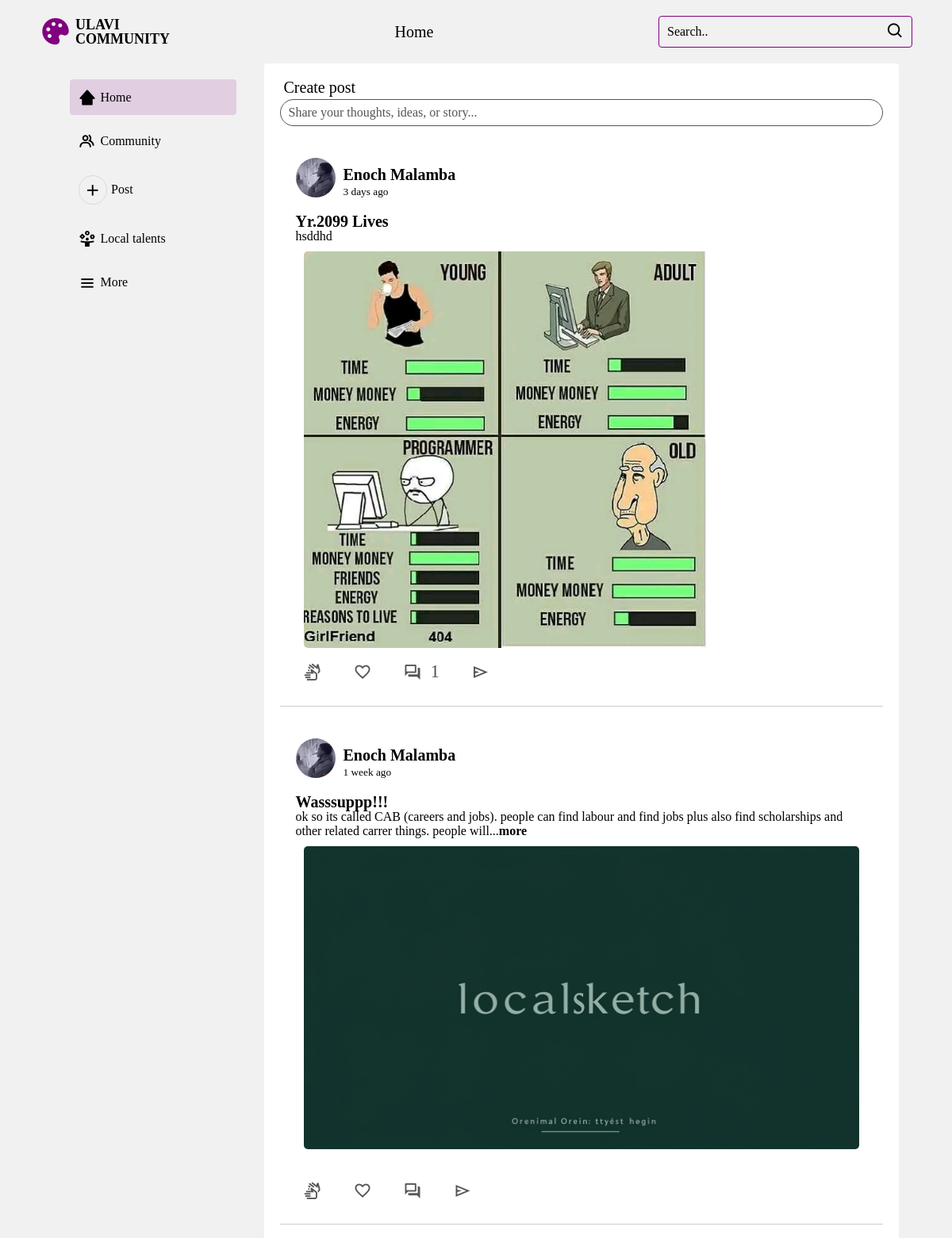
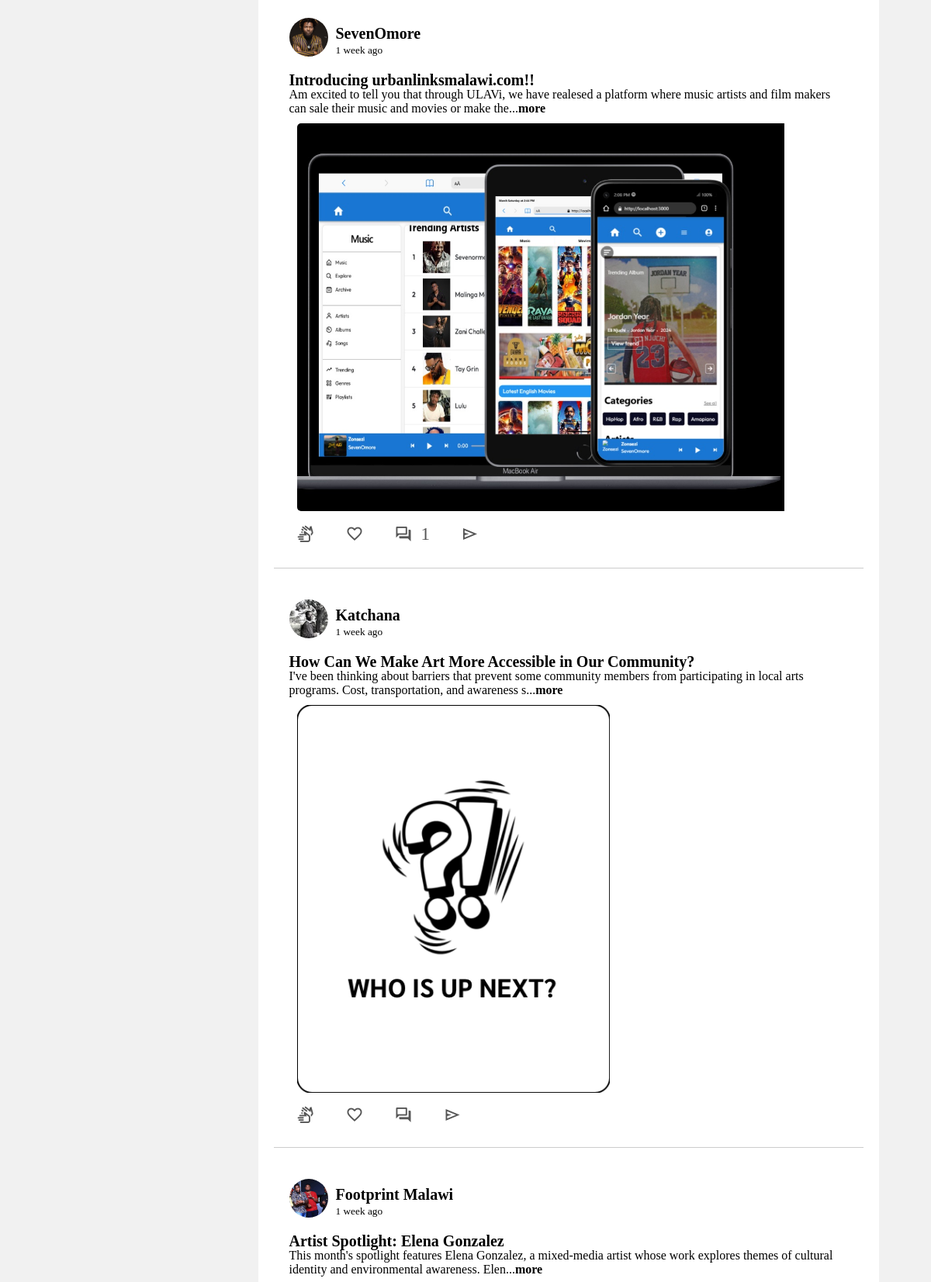
The app's page /home.php (upper part) with its own data (2 pictures, top to bottom).
### tables this page shows
CREATE TABLE `posts` (
  `post_id` int(11) NOT NULL,
  `user_id` int(11) NOT NULL,
  `title` varchar(255) NOT NULL,
  `content` text NOT NULL,
  `media_url` varchar(255) DEFAULT NULL,
  `category` enum('Project Updates','Events','Discussions','Artist Spotlights','Arts','Community Development') NOT NULL,
  `created_at` timestamp NOT NULL DEFAULT current_timestamp(),
  `updated_at` timestamp NOT NULL DEFAULT current_timestamp() ON UPDATE current_timestamp()
);

CREATE TABLE `user_profile` (
  `info_id` int(11) NOT NULL,
  `user_id` int(11) NOT NULL,
  `user_role` enum('Public User','Community Member','Moderator','Admin') NOT NULL DEFAULT 'Public User',
  `user_title` varchar(100) NOT NULL,
  `dob` date DEFAULT NULL,
  `gender` varchar(20) DEFAULT NULL,
  `user_location` varchar(100) NOT NULL,
  `profile_photo` varchar(255) DEFAULT NULL,
  `bio` text DEFAULT NULL,
  `created_at` timestamp NOT NULL DEFAULT current_timestamp(),
  `updated_at` timestamp NOT NULL DEFAULT current_timestamp() ON UPDATE current_timestamp()
);

### includes/backend/fetch_data.php (called while the page is built, shortened)
<?php
require 'config.php';
include_once 'functions.php';
$postsArray = array();
$sql = "SELECT * FROM posts ORDER BY created_at DESC";
$result = $conn->query($sql);
if ($result && $result->num_rows > 0) {
    while ($post = $result->fetch_assoc()) {
        $category = $post['category'];
        $categoryIcon = '';
        switch ($category) {
            default:
                $categoryIcon = "adaptive_audio_mic";
                break;
        }
        $userStmt = $conn->prepare("SELECT username, user_id FROM community_people WHERE user_id = ?");
        $userStmt->bind_param("i", $post['user_id']);
        $userStmt->execute();
        $userResult = $userStmt->get_result();
        if ($userResult->num_rows === 1) {
            $postAuthor = $userResult->fetch_assoc();
            $profileInfoStmt = $conn->prepare("SELECT profile_photo, user_role FROM user_profile WHERE user_id  = ?");
            $profileInfoStmt->bind_param("i", $post['user_id']);
            $profileInfoStmt->execute();
            $profileInfoResult = $profileInfoStmt->get_result();
            if ($profileInfoResult->num_rows === 1) {
                $postAuthorInfo = $profileInfoResult->fetch_assoc();
            } else {
                $postAuthorInfo = [
                    'profile_photo' => 'https://i.pinimg.com/736x/ae/25/58/ae25588122b4e9efaf260c6e1ea84641.jpg',
                    'user_role' => 'Unknown'
                ];
            }
        } else {
            $postAuthor = [
                'username' => 'Unknown',
                'user_id' => NULL
            ];
        }
        $commentsStmt = $conn->prepare("SELECT COUNT(*) as comment_count FROM comments WHERE post_id = ?");
        $commentsStmt->bind_param('i', $post['post_id']);
        $commentsStmt->execute();
        $commentResult = $commentsStmt->get_result();
        $commentCount = $commentResult->fetch_assoc()['comment_count'];
        $post['comment_count'] = $commentCount;
        $postData = [
            'post_id' => $post['post_id'],
            'title' => $post['title'],
            'content' => $post['content'],
            'media_url' => $post['media_url'],
            'date' => $post['created_at'],
            'category' => $post['category'],
            'categoryIcon' => $categoryIcon,
            'author' => [
                'name' => $postAuthor['username'],
                'id' => $postAuthor['user_id'],
                'profile_photo' => $postAuthorInfo['profile_photo'],
                'user_role' => $postAuthorInfo['user_role']
            ],
            'comment_count' => $post['comment_count']
        ];
        $postsArray[] = $postData;
    }
}

### includes/backend/functions.php (called while the page is built, shortened)
<?php
function format_time($timestamp)
{
    $time_diff = time() - $timestamp;
    $seconds = $time_diff;
    $minutes = floor($seconds / 60);
    $hours = floor($minutes / 60);
    $days = floor($hours / 24);
    $weeks = floor($days / 7);
    $months = floor($weeks / 4);
    if ($seconds < 60) {
        return 'just now';
    } elseif ($minutes < 60) {
        return $minutes . ' minute' . ($minutes > 1 ? 's' : '') . ' ago';
    } elseif ($hours < 24) {
        return $hours . ' hour' . ($hours > 1 ? 's' : '') . ' ago';
    } elseif ($days < 7) {
        return $days . ' day' . ($days > 1 ? 's' : '') . ' ago';
    } elseif ($weeks < 4) {
        return $weeks . ' week' . ($weeks > 1 ? 's' : '') . ' ago';
    } elseif ($months < 12) {
        return $months . ' month' . ($months > 1 ? 's' : '') . ' ago';
    } else {
        return date('j F Y', $timestamp);
    }
}

### home.php (the view, shortened to what this page needs)
<?php
require 'includes/backend/fetch_data.php'
?>
<!DOCTYPE html>
<html lang="en">
<head>
    <link href='https://unpkg.com/boxicons@2.1.4/css/boxicons.min.css' rel='stylesheet'>
    <link rel="stylesheet" href="includes/styles/main.css">
    <link rel="stylesheet" href="includes/styles/home.css">
</head>
<body>
    <main>
        <div class="header">
            <a href="home.php" class="title sml logo"> <i class='bx bxs-palette'></i> <span>ulavi <br> community</span></a>
            <h2 class="current-page title sml ">Home</h2>
            <form class="search-bar">
                <input type="text" name="query" placeholder="Search..">
                <button type="submit"><i class='bx bx-search'></i></button>
            </form>
        </div>
        <div class="container">
            <nav class="navigation">
                <ul class="page-nav">
                    <li><a href="" class="active"><i class='bx bxs-home-alt-2'></i>
                            <div>Home</div>
                        </a></li>
                    <li><a href=""><i class='bx bx-group'></i>
                            <div>Community</div>
                        </a></li>
                    <li id="create-post-btn">
                        <span class="nav-btn"> <i class='bx bx-border-circle bx-plus'></i>
                            <div>Post</div>
                        </span>
                    </li>
                    <li><a href=""><i class='material-symbols-outlined'>person_play</i>
                            <div>Local talents</div>
                        </a></li>
                    <li id="menu-btn"><span class="nav-btn"><i class='bx bx-menu'></i>
                            <div>More</div>
                        </span></li>
                </ul>
            </nav>
            <div class="feed">
                <div class="create-post-btn" id="create-post-btn">
                    <h2 class="title sml" style="padding-left: 5px;">Create post</h2>
                    <p>Share your thoughts, ideas, or story...</p>
                </div>
                <?php if (!empty($postsArray)):  ?>
                    <?php foreach ($postsArray as $post): ?>
                        <div class="post">
                            <div class="post-header">
                                <a href="profile.php?user_id=<?php echo $post['author']['id']; ?>">
                                    <div class="post-details">
                                        <img
                                            src="<?php echo htmlspecialchars($post['author']['profile_photo']); ?>"
                                            alt="<?php echo htmlspecialchars($post['author']['name']); ?>"
                                            loading="lazy"
                                            class="img" />
                                        <div class="post-author">
                                            <h4 class="pa-name"><?php echo htmlspecialchars($post['author']['name']); ?> </h4>
                                            <small> <?php echo format_time(strtotime($post['date'])); ?></small>
                                        </div>
                                    </div>
                                </a>
                            </div>
                            <a href="post.php?post_id=<?php echo $post['post_id']; ?>" class="post-link">
                                <h3 class="post-title title sml"><?php echo $post['title']; ?></h3>
                                <p class="post-content">
                                    <?php
                                    $truncatedContent = substr($post['content'], 0, 150);
                                    $suffix = strlen($post['content']) > 150 ? '...<strong>more</strong>' : '';
                                    echo nl2br(htmlspecialchars($truncatedContent)) . $suffix;
                                    ?>
                                </p>
                                <?php if (!empty($post['media_url'])): ?>
                                    <div class="post-image">
                                        <img src="<?php echo htmlspecialchars($post['media_url']); ?>" alt="<?php echo htmlspecialchars($post['title']); ?>">
                                    </div>
                                <?php endif; ?>
                            </a>
                            <div class="post-interactions">
                                <ul>
                                    <li>
                                        <span class="material-symbols-outlined"> sign_language</span>
                                    </li>
                                    <li>
                                        <span class="material-symbols-outlined"> favorite</span>
                                    </li>
                                    <li>
                                        <span class="material-symbols-outlined"> forum</span>
                                        <?php if ($post['comment_count'] > 0): ?>
                                            <span class="comment-count"><?php echo $post['comment_count']; ?></span>
                                        <?php endif; ?>
                                    </li>
                                    <li>
                                        <span class="material-symbols-outlined"> send</span>
                                    </li>
                                </ul>
                            </div>
                        </div>
                    <?php endforeach; ?>
                <?php endif; ?>
            </div>
        </div>
    </main>
</body>
</html>

### includes/styles/main.css (style rules this page uses)
:root { --bg: #f1f1f1; --bg2: #f9f8f6; --font: #000; --grey: #f1f1f1; --card-bg: #fff; --text: #333; --accent: #555; --white: #fff; --purple: purple; --purple-faded: rgba(128, 0, 128, 0.5); --shadow: rgba(0, 0, 0, 0.2); }
* { margin: 0; padding: 0; font-family: "Noto Serif KR", serif; font-optical-sizing: auto; font-style: normal; box-sizing: border-box; color: var(--font); text-decoration: none; position: relative; scroll-behavior: smooth; transition: all 0.1s ease; }
html { font-size: 16px; }
body { height: 100vh; width: 100%; background-color: var(--bg); overflow: hidden; overflow-y: auto; -webkit-font-smoothing: antialiased; -moz-osx-font-smoothing: grayscale; }
.title { font-size: 30px; margin-bottom: 5px; font-weight: 500; line-height: 1; }
.title.sml { font-size: 20px; margin: unset; }
main { position: relative; width: 100%; height: 100%; display: flex; flex-direction: column; background: transparent; overflow: hidden; overflow-y: auto; }
.header { width: 100%; height: 80px; background: var(--bg); display: flex; justify-content: space-between; align-items: center; padding: 0 50px; position: sticky; top: 0; z-index: 10; }
.header .logo { display: flex; align-items: center; gap: 5px; transition: color 0.3s ease; text-transform: uppercase; font-size: 18px; color: var(--purple); font-weight: 600; }
.header .logo i { font-size: 40px; transition: color 0.3s ease; color: var(--purple); }
.header .search-bar { display: flex; align-items: center; background: var(--bg); border-radius: 4px; width: 320px; }
.header .search-bar input { border: none; background: transparent; outline: none; font-size: 16px; padding: 10px; padding-right: 34px; height: 100%; width: 100%; border: 1px solid transparent; transition: border 0.3s ease; border-radius: 4px; border: 1px solid var(--purple); }
.header .search-bar input::placeholder { color: var(--font); font-size: 16px; }
.search-bar button { background: none; border: none; cursor: pointer; color: var(--font); font-size: 20px; position: absolute; right: 10px; }
.search-bar button i { font-size: 23px; color: var(--font); transition: color 0.3s ease; }
.container { width: 100%; height: calc(100% - 80px); display: flex; justify-content: center; gap: 15px; padding: 0 50px; background: var(--bg); }
.navigation { display: flex; flex-direction: column; justify-content: space-between; gap: 20px; width: 250px; padding: 20px; border-radius: 4px; }
.navigation ul { list-style: none; padding: 0; margin: 0; display: flex; flex-direction: column; gap: 10px; }
.navigation ul li { display: flex; align-items: center; gap: 10px; }
.navigation ul li a, .navigation ul li span.nav-btn { font-size: 16px; font-weight: 500; display: flex; align-items: center; width: 100%; gap: 5px; padding: 10px; border-radius: 4px; border: 1px solid transparent; transition: all 0.3s ease; }
.navigation ul li a.active { background: rgba(128, 0, 128, 0.144); }
.navigation ul li i, .navigation ul li .material-symbols-outlined { font-size: 23px; color: var(--font); transition: color 0.3s ease; }
@media (max-width: 1200px) { .container { padding: 0 20px; } }

### records on screen
posts: user_profile.profile_photo (picture), name "Enoch Malamba", date "3 days ago", title "Yr.2099 Lives", content "hsddhd", media_url (picture), comment_count "1"
posts: user_profile.profile_photo (picture), name "Enoch Malamba", date "1 week ago", title "Wasssuppp!!!", content "ok so its called CAB (careers and jobs). people can find labour and find jobs plus also find scholarships and other related carrer things. people will", shows "more", media_url (picture)
posts: user_profile.profile_photo (picture), name "SevenOmore", date "1 week ago", title "Introducing urbanlinksmalawi.com!!", content "Am excited to tell you that through ULAVi, we have realesed a platform where music artists and film makers can sale their music and movies or make the", media_url (picture), comment_count "1"
posts: user_profile.profile_photo (picture), name "Katchana", date "1 week ago", title "How Can We Make Art More Accessible in Our Community?", content "I've been thinking about barriers that prevent some community members from participating in local arts programs. Cost, transportation, and awareness s", shows "more", media_url (picture)
posts: user_profile.profile_photo (picture), name "Footprint Malawi", date "1 week ago", title "Artist Spotlight: Elena Gonzalez", content "This month's spotlight features Elena Gonzalez, a mixed-media artist whose work explores themes of cultural identity and environmental awareness. Elen", shows "more"
